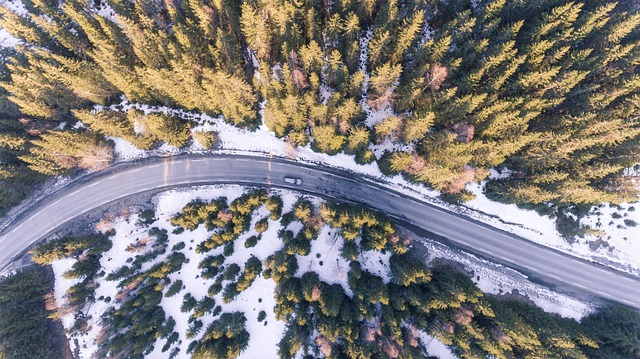
#> input picture Blatt_06_BVM/p06_strasse.jpg, 640 x 359 px
$ python street_segmentation.py
#> lines starting #> are read from the running program, lines starting #| are printed output that depends on the picture; after the words box and inside, x2 and y2 are one past the last pixel; in counts of white or black regions, pixels touching at a corner belong together
import cv2
import numpy as np


def region_growing(region_image, seed_px):

    # Initialize image with zeros
    region_growing_result = np.zeros(region_image.shape, dtype=np.uint8)

    # Start region growing
    region_growing_result = grow_region(seed_px, region_growing_result)

    return region_growing_result


def grow_region(seed_px, region_growing_img):
    # Extract height and width from image
    height, width = closing.shape

    # get x and y from Seed-pixel
    seed_value = float(closing[seed_px[1], seed_px[0]])

    # Initialize queue
    queue = [seed_px]

    while len(queue) > 0:
        current_pixel = queue.pop(0)

        # Found region color is white (255)
        if region_growing_img[current_pixel[1], current_pixel[0]] == 255:
            continue

        current_value = float(closing[current_pixel[1], current_pixel[0]])

        # If abs value lower or equal to threshold
        if abs(current_value - seed_value) <= threshold:

            # Set found region color to white (255)
            region_growing_img[current_pixel[1], current_pixel[0]] = 255

            # Iterate over neighboring pixels and add them to queue
            for i in range(-1, 2):
                for j in range(-1, 2):
                    if 0 <= current_pixel[1] + i < height and 0 <= current_pixel[0] + j < width:
                        queue.append((current_pixel[0] + j, current_pixel[1] + i))

    return region_growing_img


def one_px_skeleton(img):
    # Dilate the image to ensure connectivity of the street
    img = cv2.dilate(img, struct_element, iterations=5)

    # Extract image size
    img_size = np.size(img)

    # Initialize the image with zeros
    output = np.zeros(img.shape, np.uint8)

    # Threshold the image to binary (0 and 255)
    ret, img = cv2.threshold(img, 0, 255, 0)

    # Define the structuring element
    element = np.array([[0, 1, 0],
                        [1, 1, 1],
                        [0, 1, 0]], dtype=np.uint8)

    while True:
        # Perform erosion on the image
        eroded = cv2.erode(img, element)

        # Perform dilation on the eroded image
        foo = cv2.dilate(eroded, element)

        # Subtract the dilated image from the original eroded image
        foo = cv2.subtract(img, foo)

        # Perform bitwise OR operation to update the skeleton image
        output = cv2.bitwise_or(output, foo)

        # Update the current image with the eroded image
        img = eroded.copy()

        # Count the number of zero pixels in the current image
        zeros = img_size - cv2.countNonZero(img)

        # If all pixels are zero, the skeletonization is complete
        if zeros == img_size:
            return output


def overlay_skeleton(orig_image, skel_mask):
    # Create a mask from the skeleton image
    skeleton_mask = np.zeros_like(orig_image)
    skeleton_mask[skel_mask > 0] = 255

    # Overlay the skeleton mask on the original image
    overlay = cv2.addWeighted(orig_image, 1, skeleton_mask, 1, 0)

    return overlay


threshold = 0

# Seed-Pixel for region growing, found out with mouse callback
# but deleted mouse callback for better handling
seed_pixel = (207, 168)

# Load image
image_original = cv2.imread('p06_strasse.jpg')
#> image_original is the input picture: shape (359, 640, 3); mean B, G, R 123.4, 124.5, 129.2
image_blur = cv2.GaussianBlur(image_original, (5, 5), 0)

# Define the structural element
struct_element_size = 5
if struct_element_size % 2 == 0:
    print("Strukturelementgröße muss ungerade sein")
    exit(0)
struct_element = np.ones((struct_element_size, struct_element_size))

# Canny for edge detection, define better edges with
# dilatation and closing, fill the street region
# skeletonize and overlay it
canny = cv2.Canny(image_blur, 100, 200)
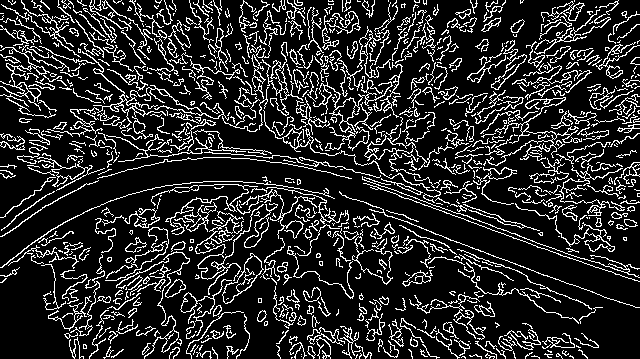
#> canny: shape (359, 640); 16.5% white in thin lines or dots
dilated = cv2.dilate(canny, struct_element)
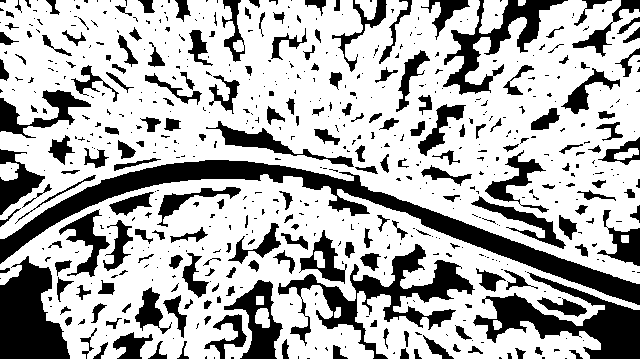
#> dilated: shape (359, 640); 69.4% white; 616 black regions (409 under 20 px), largest, box (x1, y1, x2, y2) and area: (0, 160, 640, 305) 11722, (278, 244, 475, 359) 5404, (473, 272, 640, 359) 5258
closing = cv2.morphologyEx(dilated, cv2.MORPH_CLOSE, struct_element)
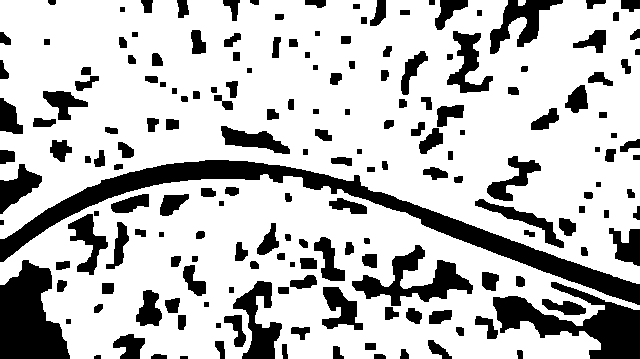
#> closing: shape (359, 640); 75.3% white; 184 black regions, largest, box (x1, y1, x2, y2) and area: (0, 160, 640, 305) 11302, (0, 260, 70, 359) 4764, (493, 282, 640, 359) 4747
region = region_growing(closing, seed_pixel)
#> in grow_region, `seed_value = float(closing[seed_px[1], seed_px[0]])`: seed_value = 0
#> after the loop in grow_region, `while len(queue) > 0:`:
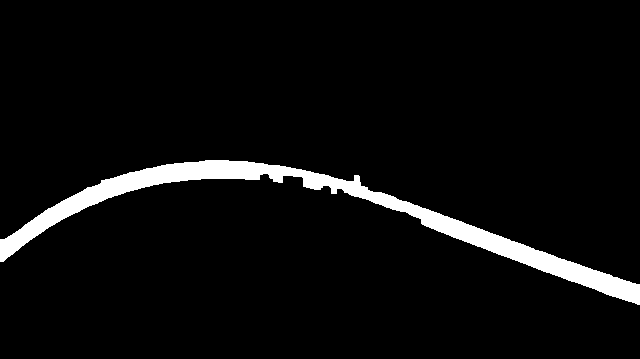
#> region_growing_img: shape (359, 640); 4.9% white; 1 white region, box (x1, y1, x2, y2) and area: (0, 160, 640, 305) 11302
#> after the loop in grow_region, `while len(queue) > 0:`: queue = []
skeleton = one_px_skeleton(region)
#> in one_px_skeleton, `img = cv2.dilate(img, struct_element, iterations=5)`:
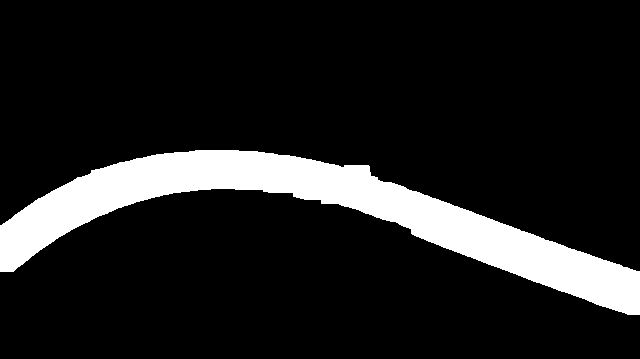
#> img: shape (359, 640); 12.4% white; 1 white region, box (x1, y1, x2, y2) and area: (0, 150, 640, 315) 28552
#> in one_px_skeleton, `img_size = np.size(img)`: img_size = 229760
#> the loop in one_px_skeleton, `while True:` made 28 passes
#> zeros on passes 1 to 12: 202512, 203810, 205102, 206392, 207679, 208965, 210249, 211532, 212814, 214095, 215375, 216655
#> pass 1, in one_px_skeleton, `foo = cv2.subtract(img, foo)`:
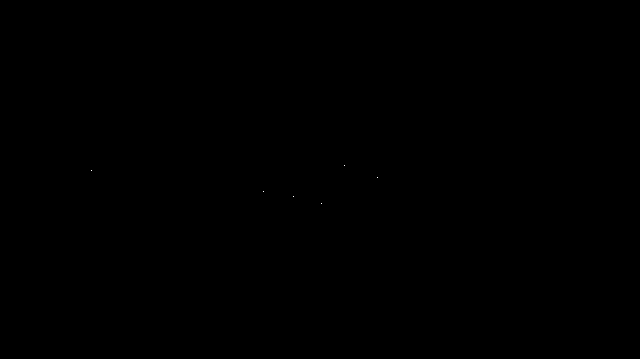
#> foo: shape (359, 640); 0% white in thin lines or dots, all inside (x1, y1, x2, y2) = (91, 165, 378, 204)
#> after the loop in one_px_skeleton, `while True:`: eroded: shape (359, 640); every value is 0
#> after the loop in one_px_skeleton, `while True:`:
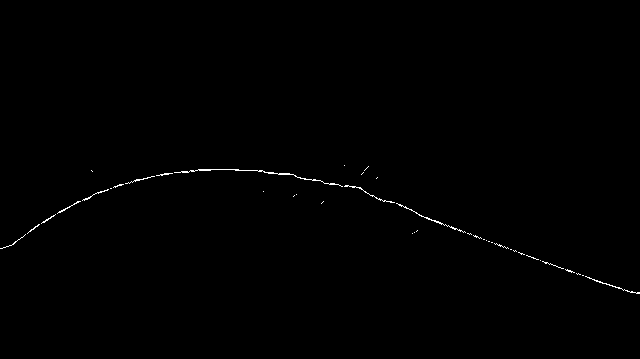
#> output: shape (359, 640); 0.36% white in thin lines or dots, all inside (x1, y1, x2, y2) = (0, 165, 640, 294)
overlayed_skeleton = overlay_skeleton(image_original, skeleton)

# Show images
cv2.imshow("Blur", image_blur)
cv2.imshow("Canny", canny)
cv2.imshow("Dilated", dilated)
cv2.imshow("Closing", closing)
cv2.imshow("Region", region)
cv2.imshow("Skeleton", skeleton)
cv2.imshow("Overlayed-Skeleton", overlayed_skeleton)

cv2.waitKey(0)
cv2.destroyAllWindows()
